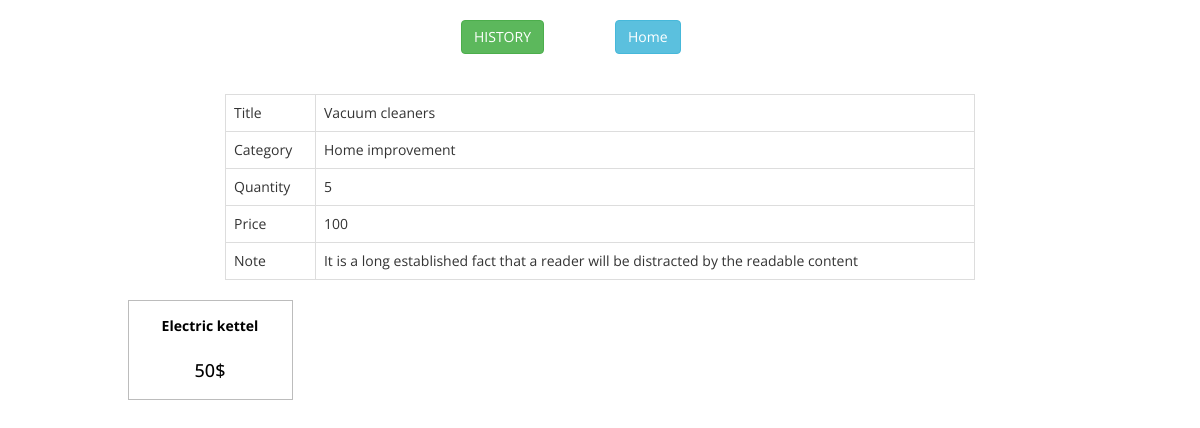
/product/details/1, run on an earlier commit of the app's database.
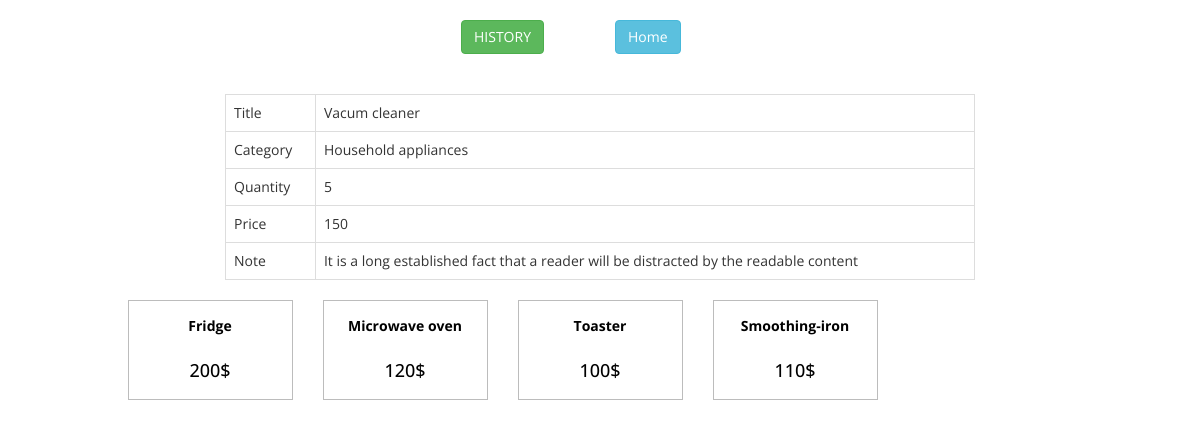
And on a later commit of the database.
### tables this page shows
CREATE TABLE IF NOT EXISTS `product` (
  `id` int(11) NOT NULL,
  `title` varchar(50) NOT NULL,
  `price` decimal(10,0) NOT NULL,
  `quantity` int(11) NOT NULL,
  `note` varchar(300) NOT NULL,
  `id_category` int(11) NOT NULL
);

CREATE TABLE IF NOT EXISTS `product_category` (
  `id` int(11) NOT NULL,
  `category` varchar(100) NOT NULL
);

### src/View.php (called while the page is built)
<?php
class View
{
    private $params;
    public function __construct(array $params = array()){
        $this->params = $params;
    }
    public function render($file){
        extract($this->params);
        require('Views/'.$file.'.php');
    }
}

### src/Controllers/ProductController.php (called while the page is built, shortened)
<?php
class ProductController{
    private $prise_range_for_similar_products = 50;
    public function details(){
        $product = new ProductModel;
        $id =(int)Route::getInstance()->get_first_param();
        $all_products = $product->get_by_id_with_category($id);
        $similar_products = $product->get_similar($all_products['id_category'],$all_products['price'],$this->prise_range_for_similar_products,$id);
        $view = new View(['products'=>$all_products, 'id' => $id,'similar_products' => $similar_products]);
        $view->render('Product_details');
    }
}

### src/App.php (called while the page is built, shortened)
<?php
class App
{
    public function __construct()
    {
        $route = Route::getInstance();
        $result = $route->get_controller_and_action();
        $controller = new $class_name();
        $controller->{$result['action']}();
    }
}

### index.php (called while the page is built, shortened)
<?php
require ('autoloader.php');
new App;

### autoloader.php (called while the page is built, shortened)
<?php
spl_autoload_register(function ($class) {
    $prefix = '';
    $base_dir = __DIR__ . '/src/';
    $len = strlen($prefix);
    $relative_class = substr($class, $len);
    $file = $base_dir . str_replace('\\', '/', $relative_class) . '.php';
});

### src/Database.php (called while the page is built, shortened)
<?php
class Database {
	private $_connection;
	private static $_instance;
	private $_host = "sunrice";
    private $_username = "root";
	private $_password = "";
	private $_database = "sunrice";
	public static function getInstance(){
		if(!self::$_instance){
			self::$_instance = new self();
		}
		return self::$_instance;
	}
	private function __construct() {
		$this->_connection = new \mysqli($this->_host, $this->_username, $this->_password, $this->_database);
	}
	public function query_one($query) {
		return  $this->_connection->query($query)->fetch_assoc();
	}
	public function query_all($query){
      	$result = $this->_connection->query($query);
        $res=[];
        foreach($result as $val){
            $res[] = $val;
        }
        return $res;
    }
}

### src/Route.php (called while the page is built, shortened)
<?php
class Route{
    private static $_instance;
    private $uri;
    public function __construct($uri){
        $this->uri = $uri;
    }
    public static function getInstance(){
        if(!self::$_instance){
            self::$_instance = new self($_SERVER['REQUEST_URI']);
        }
        return self::$_instance;
    }
    public function get_first_param(){
        $uri_parts = explode('/', $this->uri);
        return $uri_parts[3];
    }
}

### src/Models/ProductModel.php (called while the page is built, shortened)
<?php
class ProductModel{
    private $connection;
    public function __construct(){
        $this->connection = \Database::getInstance();
    }
    public function get_by_id_with_category($id){
        return $this->connection->query_one("
            SELECT *  FROM `product` AS p  INNER JOIN `product_category` AS pc
            ON p.id_category = pc.id WHERE p.id = '".$id."'
        ");
    }
    public function get_similar($id_category,$price,$price_range,$id_current_product){
        return $this->connection->query_all("
            SELECT * FROM `product` WHERE id_category = '".$id_category."'
            AND id !='".$id_current_product."'
            AND price BETWEEN ($price - $price_range) AND ( $price + $price_range)  LIMIT 5
        ");
    }
}

### src/Views/Product_details.php (the view, shortened to what this page needs)
<?php
include('headers.php');
?>
<div class="container">
    <div class="row">
        <div class="col-xs-2 col-xs-offset-4 text-center">
            <a href=<?php echo '/product/history_view/'.$id ?>>
                <div class=" history btn btn-success">
                    HISTORY
                </div>
            </a>
        </div>
        <div class="col-xs-2 ">
            <a href="/product/index">
                <div class=" home btn btn-info">
                    Home
                </div>
            </a>
        </div>
    </div>
    <div class="row">
        <div class="col-xs-8 col-xs-offset-2">
        <table class="table table-bordered">
            <tbody>
            <tr>
                <td>
                    Title
                </td>
                <td>
                    <?php echo $products['title'] ?>
                </td>
            </tr>
            <tr>
                <td>Category</td>
                <td><?php echo $products['category']?></td>
            </tr>
            <tr>
                <td>
                    Quantity
                </td>
                <td>
                    <?php echo $products['quantity'] ?>
                </td>
            </tr>
            <tr>
                <td>Price</td>
                <td><?php echo $products['price'] ?></td>
            </tr>
            <tr>
                <td>Note</td>
                <td><?php echo $products['note'] ?></td>
            </tr>
            </tbody>
            </table>
        </div>
    </div>
    <div class=" similar_products row">
        <div class="col-xs-1">
        </div>
        <?php
            foreach($similar_products as $product){
        ?>
            <div class="similar col-xs-2 text-center">
                <a class="block" href=<?php echo'/product/details/'.$product['id'] ?>>
                    <div class="title">
                         <?php echo $product['title']?>
                    </div>
                    <div class="price">
                        <h4><?php echo $product['price'].'$'?></h4>
                    </div>
                </a>
            </div>
        <?php
            }
        ?>
    </div>
</div>
<?php
include('footer.php');
?>

### src/Views/headers.php (shortened to what this page needs)
<!DOCTYPE html>
<html lang="en">
<head>
    <link href="/bower_components/bootstrap/dist/css/bootstrap.css" rel="stylesheet">
    <link href='/css/style.css' rel='stylesheet'>
</head>
<body>

### src/Views/footer.php
</body>
</html>

### css/style.css (style rules this page uses)
* { font-family: Open Sans; }
.similar_products .similar .block { border: 1px solid #bcbcbc; height: 100px; line-height: 50px; color: black; display: block; }
.similar_products .similar .block .title { font-weight: bold; }
.similar_products .similar .block .price { font-weight: bold; }
.home { margin-top: 20px; margin-bottom: 40px; }
.history { margin-top: 20px; margin-bottom: 40px; }

What changed in the data, as far as the page shows it:
removed product: title "Electric kettel", price "50"
changed product: title "Vacuum cleaners" → "Vacum cleaner"; product_category.category "Home improvement" → "Household appliances"; price "100" → "150"
added product: title "Fridge", price "200"
added product: title "Microwave oven", price "120"
added product: title "Toaster", price "100"
added product: title "Smoothing-iron", price "110"
